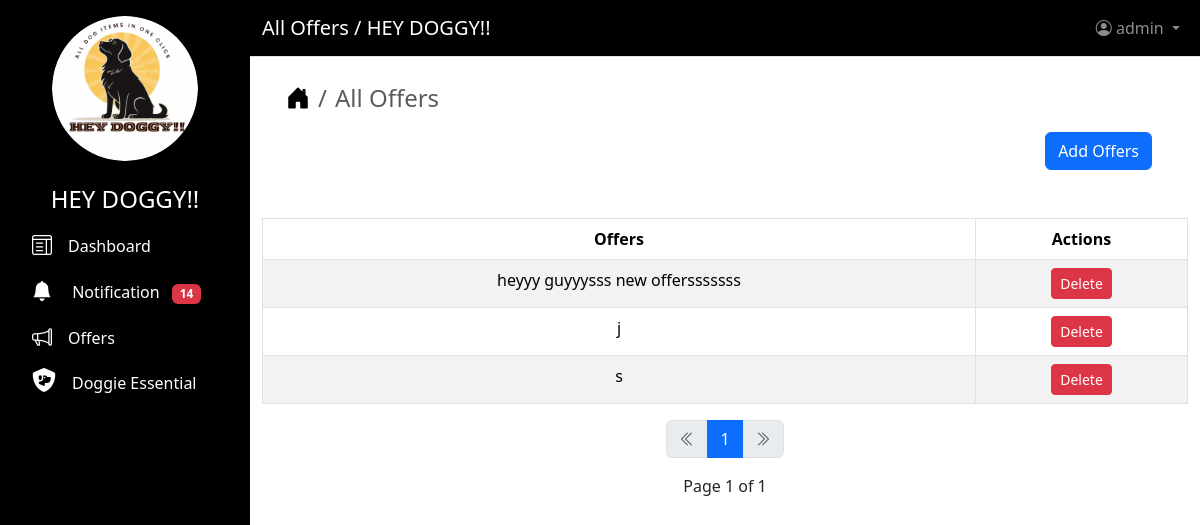
The app's page /offers (signed in), older data.
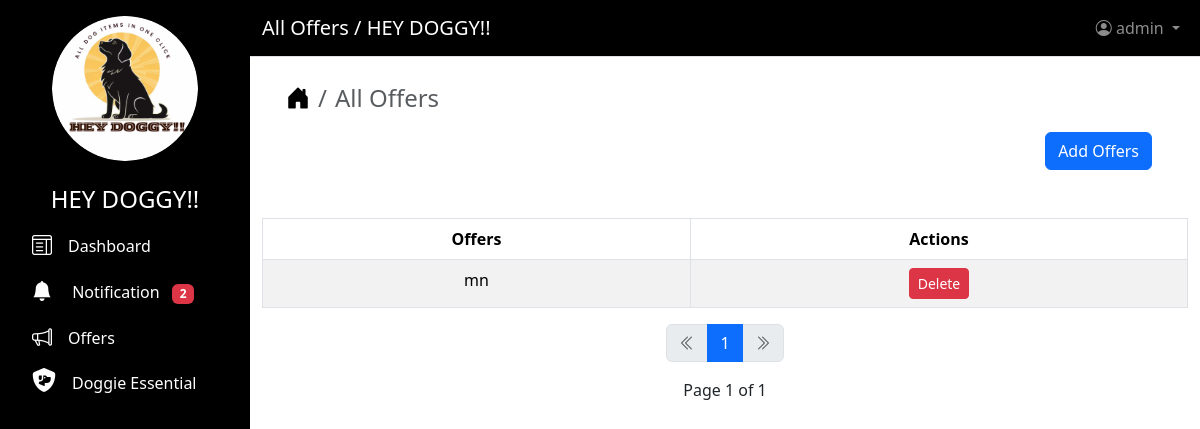
The same page, newer data.
### users/models.py (models this page shows)
class Offers(models.Model):
    username = models.ForeignKey(CustomUser, on_delete=models.CASCADE)
    offers = models.CharField(max_length=250)
    time = models.DateTimeField(auto_now=True)

### users/views.py (the view)
# urls.py: path("offers", views.AllOffersListView.as_view(), name="all_offers"),
class AllOffersListView(LoginRequiredMixin, ListView):
    model = Offers
    context_object_name = "all_offers"
    template_name = "list_offers.html"
    paginate_by = 6
    ordering = ["-id"]
    form = OfferForm()
    def get_context_data(self, **kwargs):
        context = super().get_context_data(**kwargs)
        context["page_title"] = "All Offers"
        context["form"] = OfferForm
        context["counts"] = Notification.objects.filter(
            is_read=False, username=self.request.user
        ).count()
        return context

### shop/templates/list_offers.html (shortened to what this page needs)
{% extends "base.html" %}
{% block content %}
    {% if request.user.role == "SHOP OWNER" %}
        <div class="container ">
            <nav aria-label="breadcrumb">
                <ol class="breadcrumb fs-4">
                    <li class="breadcrumb-item">
                        <a href="{% url 'home' %}" class="text-decoration-none text-black"><i class="bi bi-house-door-fill"></i></a>
                    </li>
                    <li class="breadcrumb-item active" aria-current="page">{{ page_title }}</li>
                </ol>
            </nav>
        </div>
        <div class="d-grid gap-2 d-md-flex justify-content-md-end me-4 mt-2">
            <button type="button"
                    class="btn btn-primary btn-primary"
                    data-bs-toggle="modal"
                    data-bs-target="#exampleModal">Add Offers</button>
        </div>
        </div>
    </div>
    <div class="container mt-4">
        {% if all_offers %}
            <div class="table-responsive">
                <table class="table table-bordered table-striped table-hover">
                    <thead>
                        <tr class="text-center">
                            <th>Offers</th>
                            <th colspan=2>Actions</th>
                        </tr>
                    </thead>
                    <tbody>
                        {% for offers in all_offers %}
                            <tr class="text-center">
                                <td>{{ offers.offers }}</td>
                                <td>
                                    <button type="button"
                                            class="btn btn-primary btn-danger btn-sm"
                                            data-bs-toggle="modal"
                                            data-bs-target="#exampleModalLabel{{ offers.id }}">Delete</button>
                                </td>
                            </tr>
                        {% endfor %}
                    </tbody>
                </table>
                {% include "pagination.html" %}
            </div>
        {% else %}
            <div class="alert alert-primary text-center" role="alert">Currently No offers Added</div>
        {% endif %}
    </div>
{% endif %}
{% endblock content %}

### users/templates/base.html (shortened to what this page needs)
<!DOCTYPE html>
<html lang="en">
  <head>
    {% load static %}
    <link href="https://cdnjs.cloudflare.com/ajax/libs/font-awesome/6.5.0/css/all.min.css"
          rel="stylesheet">
    <link rel="stylesheet"
          href="https://cdn.jsdelivr.net/npm/bootstrap-icons@1.11.3/font/bootstrap-icons.min.css">
    <link rel="stylesheet"
          href="https://cdnjs.cloudflare.com/ajax/libs/bootstrap/5.3.2/css/bootstrap.min.css" />
  </head>
  <body>
    <nav class="sidebar text-white p-3">
      <div class="d-grid col-8 mx-auto">
        <img src="{% static 'image/09.png' %}"
             alt="Logo"
             class="img-fluid rounded-circle"
             height="100"
             width="160">
      </div>
      <ul class="nav flex-column">
        <li class="nav-item">
          <h4 class="text-center mt-4">HEY DOGGY!!</h4>
        </li>
        <li class="nav-item">
          <a class="nav-link active text-decoration-none text-white"
             href="{% url 'dashboard' %}">
            <i class="bi bi-layout-text-window fs-5"></i><span class="ms-3">Dashboard</span>
          </a>
        </li>
        <li class="nav-item">
          <a class="nav-link active text-decoration-none text-white"
             href="{% url 'notification' %}">
            <i class="bi bi-bell-fill fs-5"></i>
            <span class="ms-3">Notification</span>
            <span class="badge bg-danger ms-2">{{ counts }}</span>
          </a>
        </li>
        <li class="nav-item">
          <a class="nav-link active text-decoration-none text-white"
             href="{% url 'view_offers' %}">
            <i class="bi bi-megaphone fs-5"></i><span class="ms-3">Offers</span>
          </a>
        </li>
        <li class="nav-item">
          <a class="nav-link active text-decoration-none text-white"
             href="{% url 'view_shop' %}">
            <i class="fa-solid fa-shield-dog fs-4"></i><span class="ms-3">Doggie Essential</span>
          </a>
        </li>
      </ul>
    </nav>
    <div class="main-content">
      <nav class="navbar navbar-expand-lg navbar-dark border-bottom"
           style="background-color: #000000">
        <div class="container-fluid">
          <a class="navbar-brand text-white" href="#">{{ page_title }} / HEY DOGGY!!</a>
          <ul class="navbar-nav ms-auto">
            <li class="nav-item dropdown">
              <a class="nav-link dropdown-toggle"
                 href="#"
                 id="navbarDropdown"
                 role="button"
                 data-bs-toggle="dropdown">
                <i class="bi bi-person-circle"></i> {{ user }}
              </a>
            </li>
          </ul>
        </div>
      </nav>
      <div class="content-area p-4">
        {% block content %}
        {% endblock content %}
  </body>
</html>

Row changes from the older to the newer data that the page shows:
removed Offers: offers "heyyy guyyysss new offersssssss"
removed Offers: offers "j"
removed Offers: offers "s"
added Offers: offers "mn"
Text that changed along with them:
{{ counts }}: "14" → "2"
